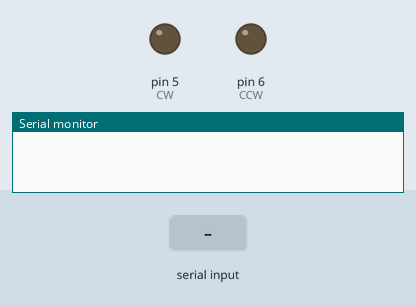
Recording of a sketch running on a simulated Arduino Uno, built with avr-gcc and run on an emulated ATmega328P. On the bench: output pins drawn as LEDs (lit = HIGH), the last lines printed to the serial monitor. Dashed ring = blinking. Inputs (shaded band) come from the test bench.

Above: at 1.2 s.
1.3 s: "CW\n" received over Serial
At 1.46 s:
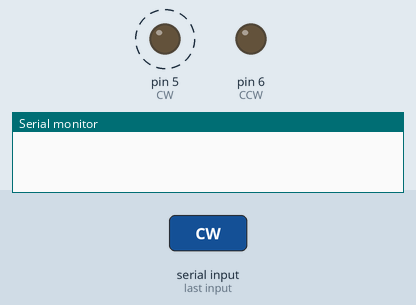
4.3 s: "CCW\n" received over Serial
At 4.46 s:
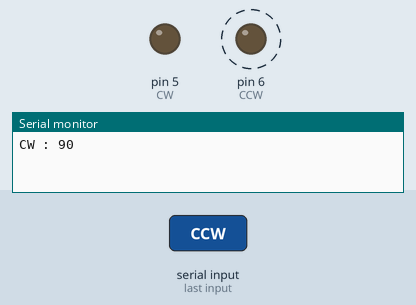
Timing chart, 0 to 8.3 s (numbered marks = the images above; inputs shaded):
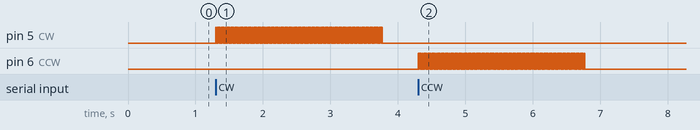

Measured:
- after the input at 1.3 s, pin 5 (CW): alternates HIGH for 0.01 s and LOW for 0.01 s, 248 changes in all, then stays LOW, starting at once
- after the input at 4.3 s, pin 6 (CCW): alternates HIGH for 0.01 s and LOW for 0.01 s, 248 changes in all, then stays LOW, starting at once

The sketch:

stop_interruption_added.ino
```cpp
#define CW 5
#define CCW 6
#define RIGHT_SENSOR_PIN 11   // Right photomicrosensor pin
#define LEFT_SENSOR_PIN 10   // Left photomicrosensor pin

int stepDelay = 10000;
bool whenReset = true;
bool motorStopped = false;
bool commandInProgress = false;

void rotateCW(int angleDegrees) {
  int steps = angleDegrees / 0.72;

  for (int i = 0; i < steps; i++) {
    digitalWrite(CW, HIGH);
    delayMicroseconds(stepDelay);
    digitalWrite(CW, LOW);
    delayMicroseconds(stepDelay);
  }
}

void rotateCCW(int angleDegrees) {
  int steps = angleDegrees / 0.72;

  for (int i = 0; i < steps; i++) {
    digitalWrite(CCW, HIGH);
    delayMicroseconds(stepDelay);
    digitalWrite(CCW, LOW);
    delayMicroseconds(stepDelay);
  }
}

void stopMotor() {
  digitalWrite(CW, LOW);
  digitalWrite(CCW, LOW);
}

void reset() {
  if (whenReset) {
    while (digitalRead(RIGHT_SENSOR_PIN) == HIGH) {
      if (Serial.available() > 0 && Serial.readStringUntil('\n') == "STOP") {
        stopMotor();
        return;
      }
      rotateCCW(5); // Rotating CCW until right sensor is interrupted
    }
    delay(1000); // delay for stability

    while (digitalRead(RIGHT_SENSOR_PIN) == LOW) {
      if (Serial.available() > 0 && Serial.readStringUntil('\n') == "STOP") {
        stopMotor();
        return;
      }
      rotateCW(8);
      delay(2000); // Delay for stability
      stopMotor();
      delay(1000); // Delay before checking again
    }
  }
}

void robotMovingStart() {
  if (!motorStopped) {
    while (digitalRead(LEFT_SENSOR_PIN) == HIGH) {
      if (Serial.available() > 0 && Serial.readStringUntil('\n') == "STOP") {
        stopMotor();
        return;
      }
      rotateCW(5); // Rotating CW until left sensor is interrupted
    }
    delay(1000); // delay for stability

    while (digitalRead(LEFT_SENSOR_PIN) == LOW) {
      if (Serial.available() > 0 && Serial.readStringUntil('\n') == "STOP") {
        stopMotor();
        return;
      }
      rotateCCW(8);
      delay(2000); // Delay for stability
      stopMotor();
      delay(1000); // Delay before checking again
    }
  }
}

void setup() {
  pinMode(CW, OUTPUT);
  pinMode(CCW, OUTPUT);
  pinMode(RIGHT_SENSOR_PIN, INPUT_PULLUP);
  pinMode(LEFT_SENSOR_PIN, INPUT_PULLUP);
  Serial.begin(115200);
}

void loop() {
  if (Serial.available() > 0) {
    String command = Serial.readStringUntil('\n');
    command.trim();

    if (!commandInProgress) {
      if (command == "CW" || command == "CCW" || command == "STOP" || command == "RESET" || command == "MOVE" || command == "STATUS") {
        commandInProgress = true;

        // Reset sensors before executing any command
        digitalWrite(CW, LOW);
        digitalWrite(CCW, LOW);

        if (command == "CW") {
          rotateCW(90); // Rotate 90 degrees clockwise
          motorStopped = true;
          Serial.println("CW : 90");
        } else if (command == "CCW") {
          whenReset = false;
          rotateCCW(90); // Rotate 90 degrees counterclockwise
          motorStopped = true;
          Serial.println("CCW : 90");
        } else if (command == "STOP") {
          stopMotor();
          Serial.println("STOPPED");
        } else if (command == "STATUS") {
          Serial.println(motorStopped ? "Stopped" : "Moving");
        } else if (command == "RESET") {
          reset();
          Serial.println("HOME BASE");
        } else if (command == "MOVE") {
          robotMovingStart();
          Serial.println("STARTED MOVING");
        }
        commandInProgress = false;
      }
    }
  }
}
```
